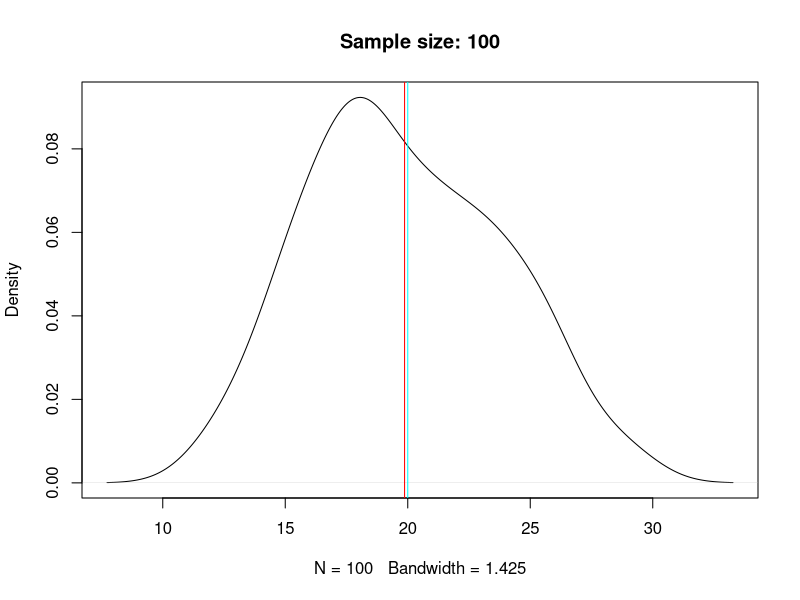
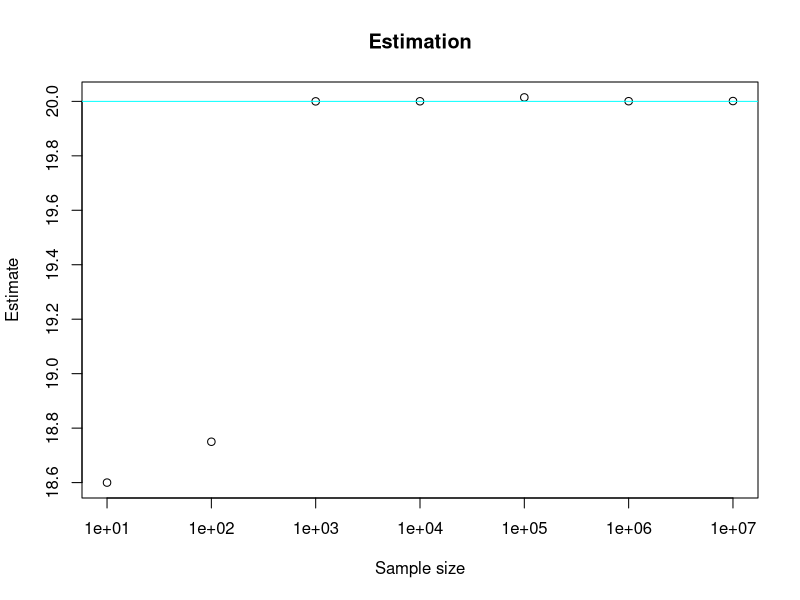
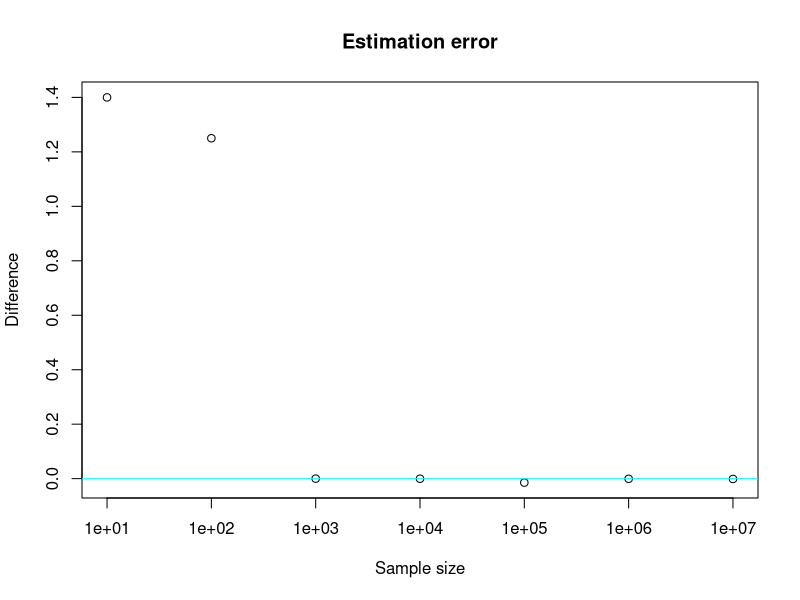

Recreate these plots in R, in order.
## ---- chunk 1
my_lambda=20
size=100
sample <- rpois(size, my_lambda)
## ---- chunk 2
log_density <- function(data, lambda){
  log_d <- dpois(data, lambda=lambda, log=TRUE)  # Stores the probability of all data points in a vector
  return(sum(log_d))  # Returns the sum of such vector
}
## ---- chunk 3
min_to_max <- function(lambda){
  return(-log_density(sample, lambda))
}
## ---- chunk 4
estimation <- nlm(min_to_max, p=10)
print(paste("The estimated lambda is", estimation$estimate))
plot(density(sample), main=paste("Sample size:",size))
abline(v=my_lambda, col="cyan")
abline(v=estimation$estimate, col="red")
## ---- chunk 5
size_range <- c(10, 100, 1000, 10000, 100000, 1000000, 10000000)
estimations <- c()
difference <- c()
for (s in size_range){
  sample <- rpois(s, my_lambda)
  current_est <- nlm(min_to_max, p=10)$estimate
  estimations <- append(estimations, current_est)
  difference <- append(difference, (my_lambda-current_est))
}
results <- as.data.frame(cbind(size_range, estimations, difference))
plot(results$size_range, results$estimations, log="x", main="Estimation", xlab="Sample size", ylab="Estimate")
abline(h=my_lambda, col="cyan")
plot(results$size_range, results$difference, log="x", main="Estimation error", xlab="Sample size", ylab="Difference")
abline(h=0, col="cyan")
